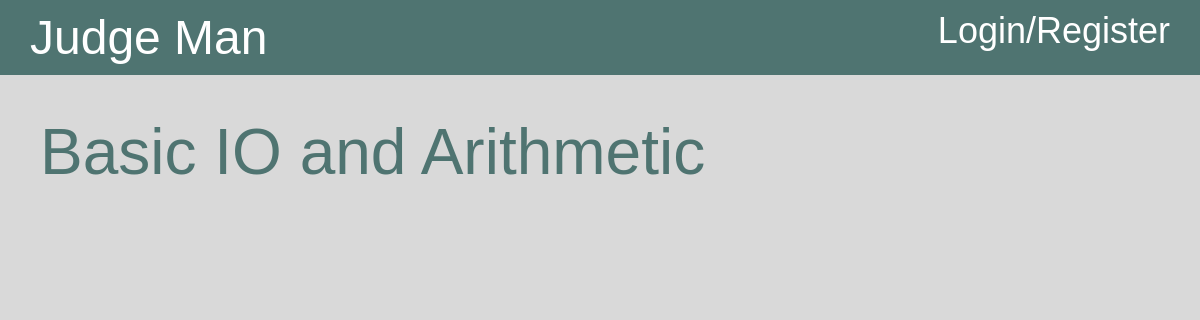
The app's page /problemSet/1, older data.
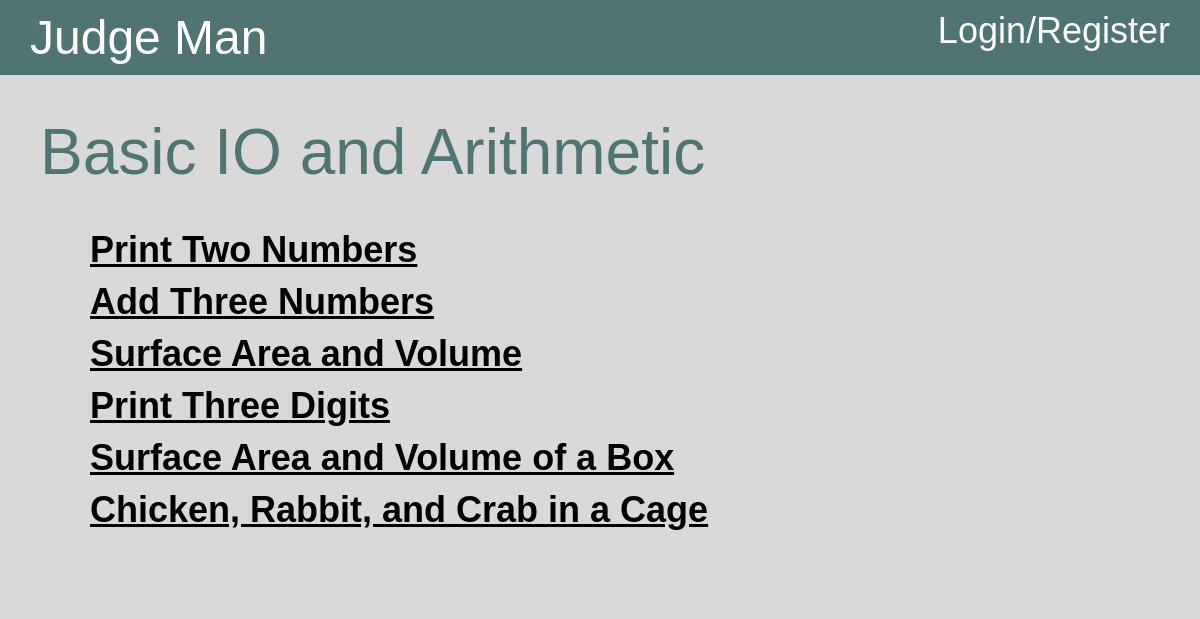
The same page, newer data.
### app/database/models.py (models this page shows, shortened)
class ProblemSet(db.Model):
    __tablename__ = "ProblemSet"
    id = db.Column(db.Integer, primary_key=True)
    title = db.Column(db.String(100), nullable=False)
    problems = db.Column(db.String(500), nullable=False)
    def search(self, id: int):
        problem = ProblemSet.query.filter_by(id=id).first()
        return problem

class Problem(db.Model):
    __tablename__ = "Problem"
    id = db.Column(db.Integer, primary_key=True)
    title = db.Column(db.String(100), nullable=False)
    taskDescription = db.Column(db.String(500), nullable=False)
    inputFormat = db.Column(db.String(500), nullable=False)
    outputFormat = db.Column(db.String(500), nullable=False)
    sampleInput = db.Column(db.String(500), nullable=False)
    sampleOutput = db.Column(db.String(500), nullable=False)
    testCaseNumber = db.Column(db.Integer, nullable=False)
    AC = db.Column(db.Integer, nullable=False)
    WA = db.Column(db.Integer, nullable=False)
    def search(self, id: int):
        problem = Problem.query.filter_by(id=id).first()
        return problem

### app/pages/problemPage.py (the view)
@problem.route('/problemSet/<int:problemSetId>', methods=['GET', 'POST'])
def index(problemSetId: int):
    problemSet = problemSets.search(problemSetId)
    problemIds = json.loads(problemSet.problems)
    subProblems = []
    for problemId in problemIds:
        problem = problems.search(problemId)
        if problem is not None:
            subProblems.append(problem)
    return render_template('problemSet.html', problemSet=problemSet, subProblems=subProblems)

### templates/problemSet.html (shortened to what this page needs)
<!DOCTYPE html>
<html>
<head>
    <link rel="stylesheet" href="{{ url_for('static', filename='problemSets.css') }}">
</head>
<body style="width: 100%; margin: 0; padding: 0;">
    <div class="div-2">
        <div class="div-3">
            <div class="column">
                <div class="title">
                    <p class="text">Judge Man</p>
                </div>
            </div>
            <div class="column">
                <div class="login-register">
                    {% if current_user.is_authenticated %}
                    <a class="text" href="{{ url_for('account.logout')}}">Logout</a>
                    {% else %}
                    <a class="text" href="{{ url_for('account.login')}}">Login/Register</a>
                    {% endif %}
                </div>
            </div>
        </div>
    </div>
    <div class="div-5">
        <div class="div-6">
            <div class="div-7">{{ problemSet.title }}</div>
            <div class="div-8">
            {% for problem in subProblems %}
            <a class="problemLink" href="{{ url_for('problem.singleProblem', problemId=problem.id) }}">{{ problem.title }}</a>
            {% endfor %}
            </div>
        </div>
    </div>
</body>
</html>

### static/problemSets.css (style rules this page uses)
body { width: 100%; margin: 0; padding: 0; background-color: rgba(217, 217, 217, 1); }
.div-2 { display: flex; flex-direction: column; max-width: 100%; width: auto; align-self: stretch; padding-top: 10px; padding-right: 10px; padding-bottom: 10px; padding-left: 10px; background-color: rgba(79, 116, 113, 1); }
.div-3 { display: flex; height: 100%; }
.column { display: flex; flex-direction: column; line-height: normal; width: calc(50% - 10px); margin-left: 0px; height: 100%; }
.title { color: rgba(255, 255, 255, 1); font-size: 48px; font-family: "IBM Plex Serif", sans-serif; margin-left: 20px; height: 100%; }
.login-register { color: rgba(255, 255, 255, 1); font-size: 36px; text-align: right; font-family: "IBM Plex Serif", sans-serif; margin-top: auto; margin-bottom: auto; height: 100%; }
.text { margin: 0; padding: 0; text-decoration: none; text-emphasis: none; color: rgb(255, 255, 255, 1); }
.div-5 { display: flex; flex-direction: column; max-width: 100%; justify-content: flex-start; align-self: stretch; width: auto; align-items: center; padding-top: 30px; padding-right: 30px; padding-bottom: 30px; padding-left: 30px; background-color: rgba(217, 217, 217, 1); }
.div-6 { display: flex; flex-direction: column; max-width: 100%; justify-content: flex-start; align-self: stretch; width: auto; align-items: flex-start; padding-top: 10px; padding-right: 10px; padding-bottom: 10px; padding-left: 10px; background-color: rgba(217, 217, 217, 1); }
.div-7 { max-width: 100%; align-self: stretch; width: auto; color: rgba(79, 116, 113, 1); font-size: 64px; text-align: left; font-family: "IBM Plex Serif", sans-serif; }
.div-8 { display: flex; flex-direction: column; max-width: 100%; justify-content: flex-start; align-self: stretch; width: auto; height: auto; align-items: flex-start; margin-top: 10px; padding-top: 20px; padding-right: 50px; padding-bottom: 20px; padding-left: 50px; background-color: rgba(217, 217, 217, 1); }
.problemLink { max-width: 100%; align-self: stretch; width: auto; margin-top: 10px; color: rgba(0, 0, 0, 1); font-size: 36px; text-align: left; font-weight: bold; font-family: "IBM Plex Serif", sans-serif; }

Row changes from the older to the newer data that the page shows:
added Problem: title "Print Two Numbers"
added Problem: title "Add Three Numbers"
added Problem: title "Surface Area and Volume"
added Problem: title "Print Three Digits"
added Problem: title "Surface Area and Volume of a Box"
added Problem: title "Chicken, Rabbit, and Crab in a Cage"
